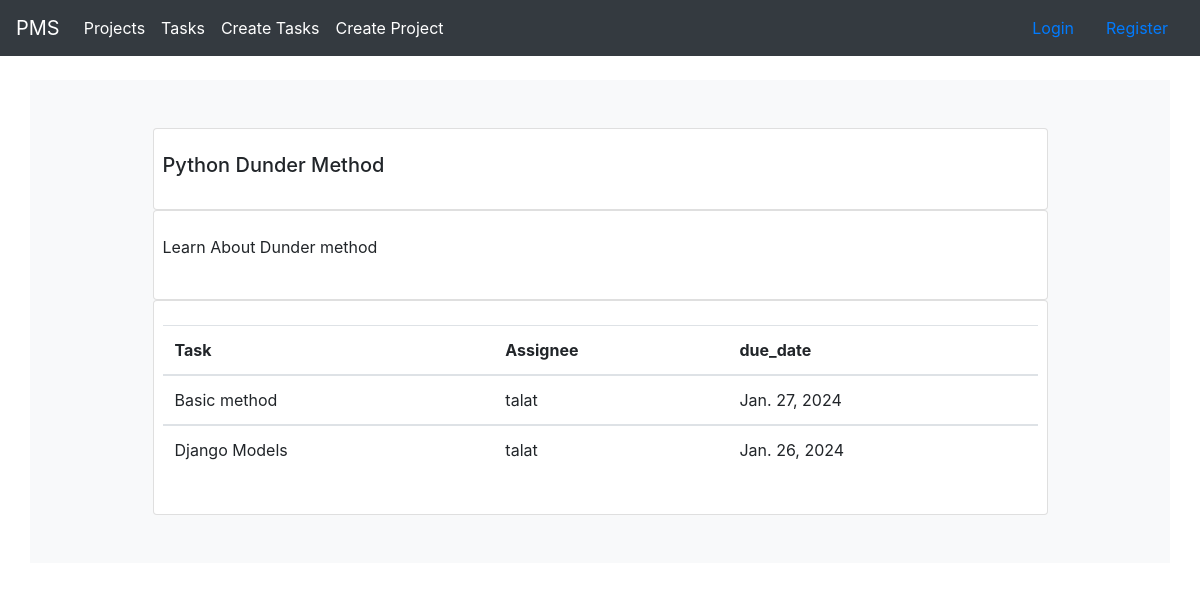
The page /projects/2 (signed in) on the database its author committed.
### projects/models.py (models this page shows, shortened)
class Project(models.Model):
    name = models.CharField(max_length=200,null=False,blank=False)
    description = models.TextField(null=False,blank=False)
    date_created = models.DateTimeField(auto_now_add=True)
    class Meta:
        ordering = ['-date_created']

class Task(models.Model):
    TODO="TO DO"
    COMPLETED='COMPLETED'
    INPROGRESS='IN-PROGRESS'
    STATUS_CHOICES = [
        (TODO, 'TO DO'),
        (COMPLETED, 'COMPLETED'),
        (INPROGRESS, 'IN-PROGRESS'),
    ]
    title = models.CharField(max_length=150)
    description = models.TextField(null=True,blank=True)
    project = models.ForeignKey(Project,null=True,blank=True, on_delete=models.CASCADE)
    assignee = models.ForeignKey(User, null=True,blank=True, on_delete=models.SET_NULL)
    date_created = models.DateTimeField(auto_now_add=True)
    due_date = models.DateField(null=True,blank=True)
    status = models.CharField(max_length=50, choices=STATUS_CHOICES,null=True,blank=True,default= TODO)

### projects/views.py (the view)
# urls.py: path('projects/<int:pk>', views.projectDetail, name ='project-detail'),
@login_required
def projectDetail(request,pk):
   project = get_object_or_404(Project, id=pk)
   project_tasks = project.task_set.all()
   context = {'project':project,'project_tasks':project_tasks}
   return render(request, 'projects/project-detail.html',context)

### templates/projects/project-detail.html
{% extends 'base.html' %}
{% block content %}
<div class="container  bg-light ">
     <div class="container py-5 h-100">
       <div class="row d-flex justify-content-center align-items-center h-500">
          <div class="col-md-12 col-xl-10">
             <div class="card mask-custom">
               <div class="card-body p-4 ">
                   <div class="row">
                      <h5 class="border-0 align-left">
                         {{ project.name }}
                      </h5>
                   </div>
                </div>
             </div>
             <div class="card mask-custom">
               <div class="card-body p-4 ">
                   <div class="row">
                      <p class="border-0 align-left">
                       {{ project.description }}
                      </p>
                   </div>
                </div>
             </div>
             <div class="card mask-custom">
               <div class="card-body p-4 ">
                   <div class="row">
                      <table class="table">
                       <thead>
                         <tr>
                           <th>Task</th>
                           <th>Assignee</th>
                           <th>due_date</th>
                         </tr>
                       </thead>
                       {% for task in project_tasks %}
                       <tbody>
                         <tr>
                           <td>{{ task.title }}</td>
                           <td>{{ task.assignee }}</td>
                           <td>{{ task.due_date }}</td>
                         </tr>
                       </tbody>
                       {% endfor%}
                     </table>
                   </div>
                </div>
             </div>
          </div>
       </div>
    </div>
{% endblock content %}

### rows shown on the page
Project: name "Python Dunder Method", description "Learn About Dunder method"
Task: title "Basic method", assignee "talat", due_date "Jan. 27, 2024"
Task: title "Django Models", assignee "talat", due_date "Jan. 26, 2024"
